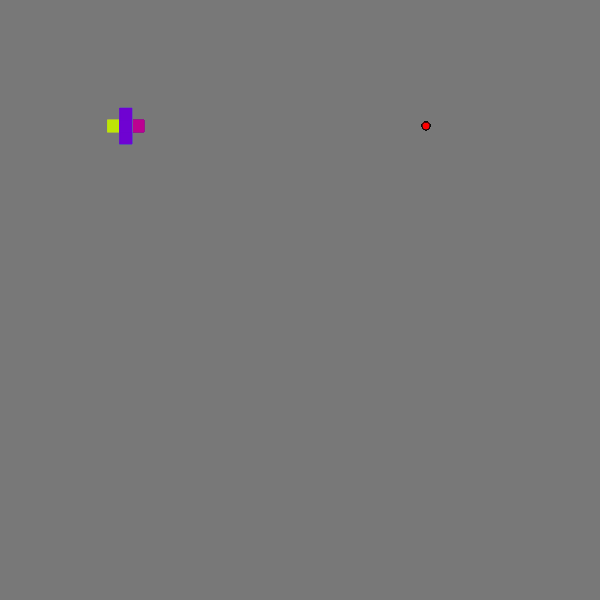
Frame 1 (no input)
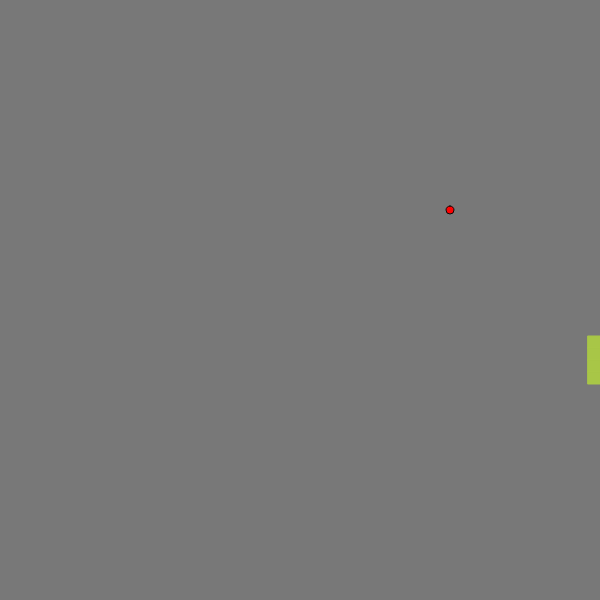
Frame 60 (no input)
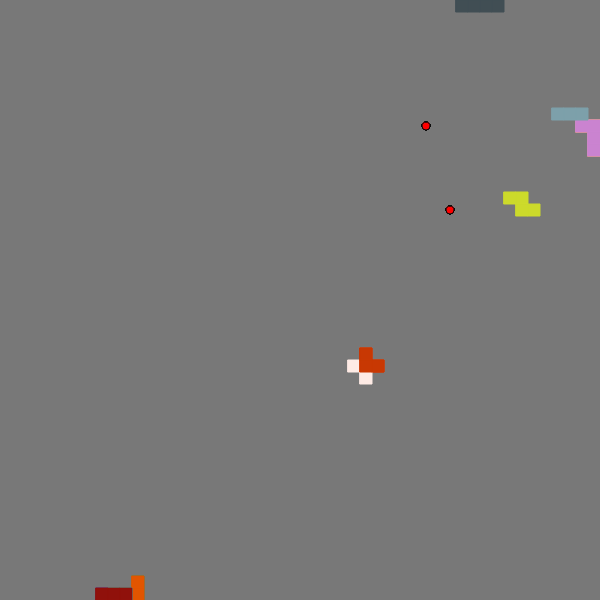
Frame 120 (the mouse pressed at the canvas centre since frame 60)

The p5.js sketch that drew these frames (run headless with seeded random() and noise() and a simulated clock; from frame 60 on, the mouse is pressed at the canvas centre):

// p5.js sketch
// ── sketch.js
const canvasSize = 600;
const pixelSize = 12;
const populationSize = 100;
let population;
let generation = 0;
let applePos;
let gridSize;

const initState = {
    dir : 'right',
    snake: [{
        x: 10,
        y: 10
    },{
        x: 10,
        y: 9
    },{
        x: 10,
        y: 8
    }],
    score: 0,
    nbApple: 0,
    alive: 250
};
function setup() {
    frameRate(50000);
    gridSize = floor(canvasSize / pixelSize);
    createCanvas(canvasSize, canvasSize);
    applePos = Array(gridSize * gridSize).fill(0).map(a => ({
        x: floor(random(gridSize)),
        y: floor(random(gridSize))
    }));
    population = Array(populationSize).fill(0).map((_, i) => {
        return {
            nn: new NeuralNetwork(5,30,4),
            ...initState,
            z: i,
            r: floor(random(255)),
            g: floor(random(255)),
            b: floor(random(255)),
            apple: createNewApple(0)
        }
    });
}

function draw() {
    background(120);
    /*stroke(0);
    for (let i = 0; i < gridSize + 1; i++) {
        line(i * pixelSize, 0, i * pixelSize, pixelSize * gridSize);
        line(0, i * pixelSize, pixelSize * gridSize, i * pixelSize);
    }*/
    population.forEach(pop => {

        if (pop.alive > 0) {
            drawApple(pop.apple.x, pop.apple.y);
            let nn_inputs = Array(5).fill(0);
            nn_inputs[0] = isSnake(pop.snake[0].x - 1,pop.snake[0].y,pop.snake)? -1:1;
            nn_inputs[1] = isSnake(pop.snake[0].x + 1,pop.snake[0].y,pop.snake)? -1:1;
            nn_inputs[2] = isSnake(pop.snake[0].x,pop.snake[0].y - 1,pop.snake)? -1:1;
            nn_inputs[3] = isSnake(pop.snake[0].x,pop.snake[0].y + 1,pop.snake)? -1:1;
            nn_inputs[4] = appleAngle(pop.snake[0].x,pop.snake[0].y, pop.apple.x, pop.apple.y);
            let prediction = pop.nn.predict(nn_inputs);
            let sortedPrediction = prediction.map((p,i) => ({prediction:p, index: i})).sort((p1,p2) => p2.prediction - p1.prediction);
            switch (sortedPrediction[0].index) {
                case 0:
                    pop.dir = 'left';
                    break;
                case 1:
                    pop.dir = 'right';
                    break;
                case 2:
                    pop.dir = 'up';
                    break;
                case 3:
                    pop.dir = 'down';
                    break;
            }
            let lastSnakePart = pop.snake[pop.snake.length - 1];
            pop.snake = moveSnake(pop.snake, pop.dir);

            if (pop.snake[0].x === pop.apple.x && pop.snake[0].y === pop.apple.y) {
                pop.snake = [...pop.snake, lastSnakePart];
                pop.nbApple++;
                pop.apple = createNewApple(pop.nbApple);
                pop.score+=1000;
                pop.alive+=250;
            }
            pop.alive--;
            pop.score++;
            if (isInSnake(pop.snake) || pop.snake[0].x < 0 || pop.snake[0].x >= gridSize || pop.snake[0].y < 0 || pop.snake[0].y >= gridSize) {
                pop.alive = 0;
                // reset();
            }

        pop.snake.forEach(s => drawSnakePart(s.x, s.y,pop.r, pop.g, pop.b));
        }

    });

    if (!population.some(pop => pop.alive > 0)) {
        population = population.sort((p1, p2) => p2.score - p1.score);
        let best = population[0];
        console.log('best score for generation ' + generation++ + ': ' + best.score +',' + best.nbApple);
        console.log({s: best.nn.serialize()});
        let bestChildren = Array(populationSize).fill(0).map((_, i) => {
            return {
                nn: new NeuralNetwork(best.nn),
                ...initState,
                apple: createNewApple(0),
                r: floor(random(255)),
                g: floor(random(255)),
                b: floor(random(255)),
            }
        });
        bestChildren.forEach(c => c.nn.mutate(mutate));
        let secondBestChildren = Array(populationSize).fill(0).map(_ => {
            return {
                nn: new NeuralNetwork(population[1].nn),
                ...initState,
                apple: createNewApple(0),
                r: floor(random(255)),
                g: floor(random(255)),
                b: floor(random(255)),
            }
        });
        let randomChildren = Array(populationSize).fill(0).map(_ => {
            return {
                nn: new NeuralNetwork(5,30,4),
                ...initState,
                apple: createNewApple(0),
                r: floor(random(255)),
                g: floor(random(255)),
                b: floor(random(255)),
            }
        });
        secondBestChildren.forEach(c => c.nn.mutate(mutate));
        population = [{
                nn: new NeuralNetwork(best.nn),
                ...initState,
                apple: createNewApple(0),
                r: best.r,
                g: best.g,
                b: best.b,
            },
            ...bestChildren,
            ...secondBestChildren,
            ...randomChildren
        ];
    }
}

const moveSnake = (snake, direction) => {
    let newSnake;
    switch (direction) {
        case 'left':
            newSnake = [{
                x: snake[0].x - 1,
                y: snake[0].y
            }, ...snake.filter((p, i) => i < snake.length - 1)];
            break;
        case 'right':
            newSnake = [{
                x: snake[0].x + 1,
                y: snake[0].y
            }, ...snake.filter((p, i) => i < snake.length - 1)];
            break;
        case 'up':
            newSnake = [{
                x: snake[0].x,
                y: snake[0].y - 1,
            }, ...snake.filter((p, i) => i < snake.length - 1)];
            break;
        case 'down':
            newSnake = [{
                x: snake[0].x,
                y: snake[0].y + 1,
            }, ...snake.filter((p, i) => i < snake.length - 1)];
            break;
    }
    return newSnake;
};


const createNewApple = (i) => applePos[i];
const isSnake = (x,y,snake) => {
    return snake.some(p => p.x === x && p.y === y) || x < 0 || x >= gridSize || y < 0 || y >= gridSize;
};
const appleAngle = (x,y,ax,ay) => {
    const dx = ax - x;
    const dy = ay - y;
    if (dx < 0) {
        if(dy <0 ){
            return -0.75;
        } else if (dy > 0) {
            return -0.25;
        } else {
            return -0.5;
        }
    } else if (dx > 0) {
        if(dy <0 ){
            return 0.75;
        } else if (dy > 0) {
            return 0.25;
        } else {
            return 0.5;
        }
    } else {
        if(dy <0 ){
            return 1;
        } else if (dy > 0) {
            return 0;
        } else {
            return 0;
        }
    }
};
const isInSnake = (snake) => {

    return snake.some((part, index, arr) => index > 0 && arr[0].x === part.x && arr[0].y === part.y);
};

const drawSnakePart = (x, y,r,g,b) => {
    fill(r,g,b);
    stroke(r,g,b);
    rect(x * pixelSize, y * pixelSize, pixelSize, pixelSize);
};

const drawApple = (x, y) => {
    fill(255, 0, 0);
    stroke(12);
    rect(x * pixelSize + 2, y * pixelSize + 2, pixelSize - 4, pixelSize - 4, pixelSize / 2);
};

function mutate(x) {
    if (random(1) < 0.1) {
        let offset = randomGaussian() * 0.5;
        let newx = x + offset;
        return newx;
    } else {
        return x;
    }
}
// ── matrix.js
// let m = new Matrix(3,2);


class Matrix {
    constructor(rows, cols) {
        this.rows = rows;
        this.cols = cols;
        this.data = Array(this.rows).fill().map(() => Array(this.cols).fill(0));
    }

    copy() {
        let m = new Matrix(this.rows, this.cols);
        for (let i = 0; i < this.rows; i++) {
            for (let j = 0; j < this.cols; j++) {
                m.data[i][j] = this.data[i][j];
            }
        }
        return m;
    }

    static fromArray(arr) {
        return new Matrix(arr.length, 1).map((e, i) => arr[i]);
    }

    static subtract(a, b) {
        if (a.rows !== b.rows || a.cols !== b.cols) {
            console.log('Columns and Rows of A must match Columns and Rows of B.');
            return;
        }

        // Return a new Matrix a-b
        return new Matrix(a.rows, a.cols)
            .map((_, i, j) => a.data[i][j] - b.data[i][j]);
    }

    toArray() {
        let arr = [];
        for (let i = 0; i < this.rows; i++) {
            for (let j = 0; j < this.cols; j++) {
                arr.push(this.data[i][j]);
            }
        }
        return arr;
    }

    randomize() {
        return this.map(e => Math.random() * 2 - 1);
    }

    add(n) {
        if (n instanceof Matrix) {
            if (this.rows !== n.rows || this.cols !== n.cols) {
                console.log('Columns and Rows of A must match Columns and Rows of B.');
                return;
            }
            return this.map((e, i, j) => e + n.data[i][j]);
        } else {
            return this.map(e => e + n);
        }
    }

    static transpose(matrix) {
        return new Matrix(matrix.cols, matrix.rows)
            .map((_, i, j) => matrix.data[j][i]);
    }

    static multiply(a, b) {
        // Matrix product
        if (a.cols !== b.rows) {
            console.log('Columns of A must match rows of B.');
            return;
        }

        return new Matrix(a.rows, b.cols)
            .map((e, i, j) => {
                // Dot product of values in col
                let sum = 0;
                for (let k = 0; k < a.cols; k++) {
                    sum += a.data[i][k] * b.data[k][j];
                }
                return sum;
            });
    }

    multiply(n) {
        if (n instanceof Matrix) {
            if (this.rows !== n.rows || this.cols !== n.cols) {
                console.log('Columns and Rows of A must match Columns and Rows of B.');
                return;
            }

            // hadamard product
            return this.map((e, i, j) => e * n.data[i][j]);
        } else {
            // Scalar product
            return this.map(e => e * n);
        }
    }

    map(func) {
        // Apply a function to every element of matrix
        for (let i = 0; i < this.rows; i++) {
            for (let j = 0; j < this.cols; j++) {
                let val = this.data[i][j];
                this.data[i][j] = func(val, i, j);
            }
        }
        return this;
    }

    static map(matrix, func) {
        // Apply a function to every element of matrix
        return new Matrix(matrix.rows, matrix.cols)
            .map((e, i, j) => func(matrix.data[i][j], i, j));
    }

    print() {
        console.table(this.data);
        return this;
    }

    serialize() {
        return JSON.stringify(this);
    }

    static deserialize(data) {
        if (typeof data == 'string') {
            data = JSON.parse(data);
        }
        let matrix = new Matrix(data.rows, data.cols);
        matrix.data = data.data;
        return matrix;
    }
}

if (typeof module !== 'undefined') {
    module.exports = Matrix;
}
// ── neural-network.js
// Other techniques for learning
class ActivationFunction {
    constructor(func, dfunc) {
        this.func = func;
        this.dfunc = dfunc;
    }
}

let sigmoid = new ActivationFunction(
    x => 1 / (1 + Math.exp(-x)),
    y => y * (1 - y)
);

let tanh = new ActivationFunction(
    x => Math.tanh(x),
    y => 1 - (y * y)
);


class NeuralNetwork {
    /*
    * if first argument is a NeuralNetwork the constructor clones it
    * USAGE: cloned_nn = new NeuralNetwork(to_clone_nn);
    */
    constructor(in_nodes, hid_nodes, out_nodes) {
        if (in_nodes instanceof NeuralNetwork) {
            let a = in_nodes;
            this.input_nodes = a.input_nodes;
            this.hidden_nodes = a.hidden_nodes;
            this.output_nodes = a.output_nodes;

            this.weights_ih = a.weights_ih.copy();
            this.weights_ho = a.weights_ho.copy();

            this.bias_h = a.bias_h.copy();
            this.bias_o = a.bias_o.copy();
        } else {
            this.input_nodes = in_nodes;
            this.hidden_nodes = hid_nodes;
            this.output_nodes = out_nodes;

            this.weights_ih = new Matrix(this.hidden_nodes, this.input_nodes);
            this.weights_ho = new Matrix(this.output_nodes, this.hidden_nodes);
            this.weights_ih.randomize();
            this.weights_ho.randomize();

            this.bias_h = new Matrix(this.hidden_nodes, 1);
            this.bias_o = new Matrix(this.output_nodes, 1);
            this.bias_h.randomize();
            this.bias_o.randomize();
        }

        // TODO: copy these as well
        this.setLearningRate();
        this.setActivationFunction();


    }

    predict(input_array) {

        // Generating the Hidden Outputs
        let inputs = Matrix.fromArray(input_array);
        let hidden = Matrix.multiply(this.weights_ih, inputs);
        hidden.add(this.bias_h);
        // activation function!
        hidden.map(this.activation_function.func);

        // Generating the output's output!
        let output = Matrix.multiply(this.weights_ho, hidden);
        output.add(this.bias_o);
        output.map(this.activation_function.func);

        // Sending back to the caller!
        return output.toArray();
    }

    setLearningRate(learning_rate = 0.1) {
        this.learning_rate = learning_rate;
    }

    setActivationFunction(func = sigmoid) {
        this.activation_function = func;
    }

    train(input_array, target_array) {
        // Generating the Hidden Outputs
        let inputs = Matrix.fromArray(input_array);
        let hidden = Matrix.multiply(this.weights_ih, inputs);
        hidden.add(this.bias_h);
        // activation function!
        hidden.map(this.activation_function.func);

        // Generating the output's output!
        let outputs = Matrix.multiply(this.weights_ho, hidden);
        outputs.add(this.bias_o);
        outputs.map(this.activation_function.func);

        // Convert array to matrix object
        let targets = Matrix.fromArray(target_array);

        // Calculate the error
        // ERROR = TARGETS - OUTPUTS
        let output_errors = Matrix.subtract(targets, outputs);

        // let gradient = outputs * (1 - outputs);
        // Calculate gradient
        let gradients = Matrix.map(outputs, this.activation_function.dfunc);
        gradients.multiply(output_errors);
        gradients.multiply(this.learning_rate);


        // Calculate deltas
        let hidden_T = Matrix.transpose(hidden);
        let weight_ho_deltas = Matrix.multiply(gradients, hidden_T);

        // Adjust the weights by deltas
        this.weights_ho.add(weight_ho_deltas);
        // Adjust the bias by its deltas (which is just the gradients)
        this.bias_o.add(gradients);

        // Calculate the hidden layer errors
        let who_t = Matrix.transpose(this.weights_ho);
        let hidden_errors = Matrix.multiply(who_t, output_errors);

        // Calculate hidden gradient
        let hidden_gradient = Matrix.map(hidden, this.activation_function.dfunc);
        hidden_gradient.multiply(hidden_errors);
        hidden_gradient.multiply(this.learning_rate);

        // Calcuate input->hidden deltas
        let inputs_T = Matrix.transpose(inputs);
        let weight_ih_deltas = Matrix.multiply(hidden_gradient, inputs_T);

        this.weights_ih.add(weight_ih_deltas);
        // Adjust the bias by its deltas (which is just the gradients)
        this.bias_h.add(hidden_gradient);

        // outputs.print();
        // targets.print();
        // error.print();
    }

    serialize() {
        return JSON.stringify(this);
    }

    static deserialize(data) {
        if (typeof data == 'string') {
            data = JSON.parse(data);
        }
        let nn = new NeuralNetwork(data.input_nodes, data.hidden_nodes, data.output_nodes);
        nn.weights_ih = Matrix.deserialize(data.weights_ih);
        nn.weights_ho = Matrix.deserialize(data.weights_ho);
        nn.bias_h = Matrix.deserialize(data.bias_h);
        nn.bias_o = Matrix.deserialize(data.bias_o);
        nn.learning_rate = data.learning_rate;
        return nn;
    }


    // Adding function for neuro-evolution
    copy() {
        return new NeuralNetwork(this);
    }

    // Accept an arbitrary function for mutation
    mutate(func) {
        this.weights_ih.map(func);
        this.weights_ho.map(func);
        this.bias_h.map(func);
        this.bias_o.map(func);
    }



}

if (typeof module !== 'undefined') {
    module.exports = NeuralNetwork;
}
